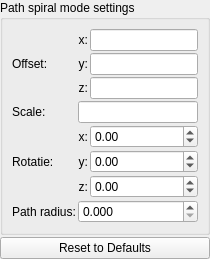
                   <widget class="QWidget" name="page_fake_lights_path_spiral">
                    <layout class="QVBoxLayout" name="verticalLayout_path_spiral">
                     <property name="spacing">
                      <number>2</number>
                     </property>
                     <property name="leftMargin">
                      <number>0</number>
                     </property>
                     <property name="topMargin">
                      <number>0</number>
                     </property>
                     <property name="rightMargin">
                      <number>0</number>
                     </property>
                     <property name="bottomMargin">
                      <number>0</number>
                     </property>
                     <item>
                      <widget class="QGroupBox" name="groupBox_fake_lights_path_spiral">
                       <property name="title">
                        <string>Path spiral mode settings</string>
                       </property>
                       <layout class="QGridLayout" name="gridLayout_path_spiral">
                        <property name="spacing">
                         <number>2</number>
                        </property>
                        <item row="0" column="0" rowspan="3">
                         <widget class="QLabel" name="label_path_spiral_offset">
                          <property name="text">
                           <string>Offset:</string>
                          </property>
                         </widget>
                        </item>
                        <item row="0" column="1">
                         <widget class="QLabel" name="label_path_spiral_offset_x">
                          <property name="text">
                           <string>x:</string>
                          </property>
                          <property name="alignment">
                           <set>Qt::AlignRight|Qt::AlignTrailing|Qt::AlignVCenter</set>
                          </property>
                         </widget>
                        </item>
                        <item row="0" column="2">
                         <widget class="MyLineEdit" name="vect3_fake_lights_path_spiral_offset_x"></widget>
                        </item>
                        <item row="1" column="1">
                         <widget class="QLabel" name="label_path_spiral_offset_y">
                          <property name="text">
                           <string>y:</string>
                          </property>
                          <property name="alignment">
                           <set>Qt::AlignRight|Qt::AlignTrailing|Qt::AlignVCenter</set>
                          </property>
                         </widget>
                        </item>
                        <item row="1" column="2">
                         <widget class="MyLineEdit" name="vect3_fake_lights_path_spiral_offset_y"></widget>
                        </item>
                        <item row="2" column="1">
                         <widget class="QLabel" name="label_path_spiral_offset_z">
                          <property name="text">
                           <string>z:</string>
                          </property>
                          <property name="alignment">
                           <set>Qt::AlignRight|Qt::AlignTrailing|Qt::AlignVCenter</set>
                          </property>
                         </widget>
                        </item>
                        <item row="2" column="2">
                         <widget class="MyLineEdit" name="vect3_fake_lights_path_spiral_offset_z"></widget>
                        </item>
                        <item row="3" column="0">
                         <widget class="QLabel" name="label_path_spiral_scale">
                          <property name="text">
                           <string>Scale:</string>
                          </property>
                         </widget>
                        </item>
                        <item row="3" column="1" colspan="2">
                         <widget class="MyLineEdit" name="logedit_fake_lights_path_spiral_scale"></widget>
                        </item>
                        <item row="4" column="0" rowspan="3">
                         <widget class="QLabel" name="label_path_spiral_rotation">
                          <property name="text">
                           <string>Rotatie:</string>
                          </property>
                         </widget>
                        </item>
                        <item row="4" column="1">
                         <widget class="QLabel" name="label_path_spiral_rotation_x">
                          <property name="text">
                           <string>x:</string>
                          </property>
                          <property name="alignment">
                           <set>Qt::AlignRight|Qt::AlignTrailing|Qt::AlignVCenter</set>
                          </property>
                         </widget>
                        </item>
                        <item row="4" column="2">
                         <widget class="MyDoubleSpinBox" name="spinboxd3_fake_lights_path_spiral_rotation_x">
                          <property name="decimals">
                           <number>2</number>
                          </property>
                          <property name="minimum">
                           <double>-36000.000000000000000</double>
                          </property>
                          <property name="maximum">
                           <double>36000.000000000000000</double>
                          </property>
                          <property name="singleStep">
                           <double>0.100000000000000</double>
                          </property>
                         </widget>
                        </item>
                        <item row="5" column="1">
                         <widget class="QLabel" name="label_path_spiral_rotation_y">
                          <property name="text">
                           <string>y:</string>
                          </property>
                          <property name="alignment">
                           <set>Qt::AlignRight|Qt::AlignTrailing|Qt::AlignVCenter</set>
                          </property>
                         </widget>
                        </item>
                        <item row="5" column="2">
                         <widget class="MyDoubleSpinBox" name="spinboxd3_fake_lights_path_spiral_rotation_y">
                          <property name="decimals">
                           <number>2</number>
                          </property>
                          <property name="minimum">
                           <double>-36000.000000000000000</double>
                          </property>
                          <property name="maximum">
                           <double>36000.000000000000000</double>
                          </property>
                          <property name="singleStep">
                           <double>0.100000000000000</double>
                          </property>
                         </widget>
                        </item>
                        <item row="6" column="1">
                         <widget class="QLabel" name="label_path_spiral_rotation_z">
                          <property name="text">
                           <string>z:</string>
                          </property>
                          <property name="alignment">
                           <set>Qt::AlignRight|Qt::AlignTrailing|Qt::AlignVCenter</set>
                          </property>
                         </widget>
                        </item>
                        <item row="6" column="2">
                         <widget class="MyDoubleSpinBox" name="spinboxd3_fake_lights_path_spiral_rotation_z">
                          <property name="decimals">
                           <number>2</number>
                          </property>
                          <property name="minimum">
                           <double>-36000.000000000000000</double>
                          </property>
                          <property name="maximum">
                           <double>36000.000000000000000</double>
                          </property>
                          <property name="singleStep">
                           <double>0.100000000000000</double>
                          </property>
                         </widget>
                        </item>
                        <item row="7" column="0">
                         <widget class="QLabel" name="label_path_spiral_radius">
                          <property name="text">
                           <string>Path radius:</string>
                          </property>
                         </widget>
                        </item>
                        <item row="7" column="1" colspan="2">
                         <widget class="MyDoubleSpinBox" name="spinbox_fake_lights_path_spiral_path_radius">
                          <property name="decimals">
                           <number>3</number>
                          </property>
                          <property name="minimum">
                           <double>0.000000000000000</double>
                          </property>
                          <property name="maximum">
                           <double>10000.000000000000000</double>
                          </property>
                          <property name="singleStep">
                           <double>0.100000000000000</double>
                          </property>
                         </widget>
                        </item>
                       </layout>
                      </widget>
                     </item>
                     <item>
                      <widget class="QPushButton" name="pushButton_reset_path_spiral">
                       <property name="text">
                        <string>Reset to Defaults</string>
                       </property>
                      </widget>
                     </item>
                    </layout>
                   </widget>
